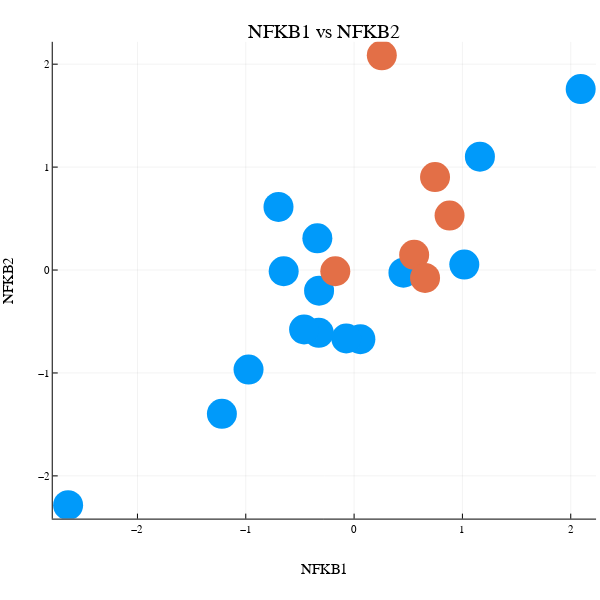

Write notebook code for a chart like this one.
### Markdown cell above
# Figure 2 A

### Code cell
#linesToHighlight=["U2932","SUDHL10","TMD8","RIVA","RCK8"]
cooFileName="RNAseqData/cellLineRNAseq_justDLBCL_COO.csv"
cooDF = DataFrame(CSV.File(cooFileName))
colorOfPoints=Array(cooDF[1,2:end])

colorArray=zeros(size(colorOfPoints))
colorArray[findall(x->x=="GCB",colorOfPoints)].=1
colorArray[findall(x->x=="ABC",colorOfPoints)].=2
CSV.write("cellLineDF.csv",cellLineDF)



pairsToPlot=[[1,2]]

plotList = repeat([plot(1)], length(genesOfInterest))
histList=repeat([plot(1)], length(pairsToPlot))

for pairIndex in 1:length(pairsToPlot)
    thisHist=scatter(Vector(cellLineDF[pairsToPlot[pairIndex][1],2:end]),Vector(cellLineDF[pairsToPlot[1][2],2:end]),title=cellLineDF[pairsToPlot[pairIndex][1],1]*" vs "*cellLineDF[pairsToPlot[pairIndex][2],1],xlabel=cellLineDF[pairsToPlot[pairIndex][1],1],ylabel=cellLineDF[pairsToPlot[pairIndex][2],1],label=false,group=colorArray[1:end],hover = names(cooDF)[2:end],markerstrokewidth=0,markersize=15,dpi=300,size=(500,500))

    histList[pairIndex]=thisHist
end

plot(histList...,left_margin = 5mm,bottom_margin=10mm,size=(600,600))

### Figure 1 — Plotly figure (JSON) as saved in the notebook; plotly's stock layout.template omitted (floating-point values rounded to 4 significant figures)
{"data": [{"colorbar": {"title": ""}, "hoverinfo": "text", "legendgroup": "", "marker": {"color": "rgba(0, 154, 250, 1.000)", "line": {"color": "rgba(0, 0, 0, 1.000)", "width": 0}, "size": 30, "symbol": "circle"}, "mode": "markers", "name": "", "showlegend": false, "text": ["DB", "DOHH2", "FARAGE", "KARPAS422", "OCILY1", "OCILY18", "OCILY19", "OCILY7", "OCILY8", "SUDHL10", "SUDHL16", "SUDHL4", "SUDHL6", "TOLEDO", "WSU_DLCL2"], "type": "scatter", "x": [0.05799, 1.162, 2.092, -2.64, -0.9744, -0.07216, -0.3261, -0.4616, -1.22, 1.017, -0.6499, -0.3232, -0.6978, -0.3392, 0.4555], "xaxis": "x", "y": [-0.6722, 1.101, 1.759, -2.284, -0.9673, -0.6653, -0.6096, -0.5779, -1.397, 0.0531, -0.01171, -0.2006, 0.6131, 0.308, -0.02581], "yaxis": "y", "zmax": null, "zmin": null}, {"colorbar": {"title": ""}, "hoverinfo": "text", "legendgroup": "", "marker": {"color": "rgba(227, 111, 71, 1.000)", "line": {"color": "rgba(0, 0, 0, 1.000)", "width": 0}, "size": 30, "symbol": "circle"}, "mode": "markers", "name": "", "showlegend": false, "text": ["HBL1", "RCK8", "RIVA", "SUDHL2", "TMD8", "U2932"], "type": "scatter", "x": [0.8814, 0.2558, -0.1735, 0.7473, 0.5546, 0.655], "xaxis": "x", "y": [0.5295, 2.086, -0.01198, 0.9032, 0.1478, -0.07703], "yaxis": "y", "zmax": null, "zmin": null}], "layout": {"annotations": [{"font": {"color": "rgba(0, 0, 0, 1.000)", "family": "sans-serif", "size": 20}, "rotation": 0, "showarrow": false, "text": "NFKB1 vs NFKB2", "x": 0.5407, "xanchor": "center", "xref": "paper", "y": 1, "yanchor": "top", "yref": "paper"}], "height": 600, "legend_position": {"bgcolor": "rgba(255, 255, 255, 1.000)", "bordercolor": "rgba(0, 0, 0, 1.000)", "borderwidth": 1, "font": {"color": "rgba(0, 0, 0, 1.000)", "family": "sans-serif", "size": 11}, "title": {"font": {"color": "rgba(0, 0, 0, 1.000)", "family": "sans-serif", "size": 15}, "text": ""}, "tracegroupgap": 0, "traceorder": "normal", "x": 1, "xanchor": "auto", "y": 1, "yanchor": "auto"}, "margin": {"b": 20, "l": 0, "r": 0, "t": 20}, "paper_bgcolor": "rgba(255, 255, 255, 1.000)", "plot_bgcolor": "rgba(255, 255, 255, 1.000)", "showlegend": true, "width": 600, "xaxis": {"anchor": "y", "domain": [0.0879, 0.9934], "gridcolor": "rgba(0, 0, 0, 0.100)", "gridwidth": 0.5, "linecolor": "rgba(0, 0, 0, 1.000)", "mirror": false, "range": [-2.782, 2.234], "showgrid": true, "showline": true, "showticklabels": true, "tickangle": 0, "tickcolor": "rgb(0, 0, 0)", "tickfont": {"color": "rgba(0, 0, 0, 1.000)", "family": "sans-serif", "size": 11}, "tickmode": "array", "ticks": "inside", "ticktext": ["−2", "−1", "0", "1", "2"], "tickvals": [-2, -1, 0, 1, 2], "title": "NFKB1", "titlefont": {"color": "rgba(0, 0, 0, 1.000)", "family": "sans-serif", "size": 15}, "type": "-", "visible": true, "zeroline": false, "zerolinecolor": "rgba(0, 0, 0, 1.000)"}, "yaxis": {"anchor": "x", "domain": [0.1096, 0.961], "gridcolor": "rgba(0, 0, 0, 0.100)", "gridwidth": 0.5, "linecolor": "rgba(0, 0, 0, 1.000)", "mirror": false, "range": [-2.415, 2.217], "showgrid": true, "showline": true, "showticklabels": true, "tickangle": 0, "tickcolor": "rgb(0, 0, 0)", "tickfont": {"color": "rgba(0, 0, 0, 1.000)", "family": "sans-serif", "size": 11}, "tickmode": "array", "ticks": "inside", "ticktext": ["−2", "−1", "0", "1", "2"], "tickvals": [-2, -1, 0, 1, 2], "title": "NFKB2", "titlefont": {"color": "rgba(0, 0, 0, 1.000)", "family": "sans-serif", "size": 15}, "type": "-", "visible": true, "zeroline": false, "zerolinecolor": "rgba(0, 0, 0, 1.000)"}}}
